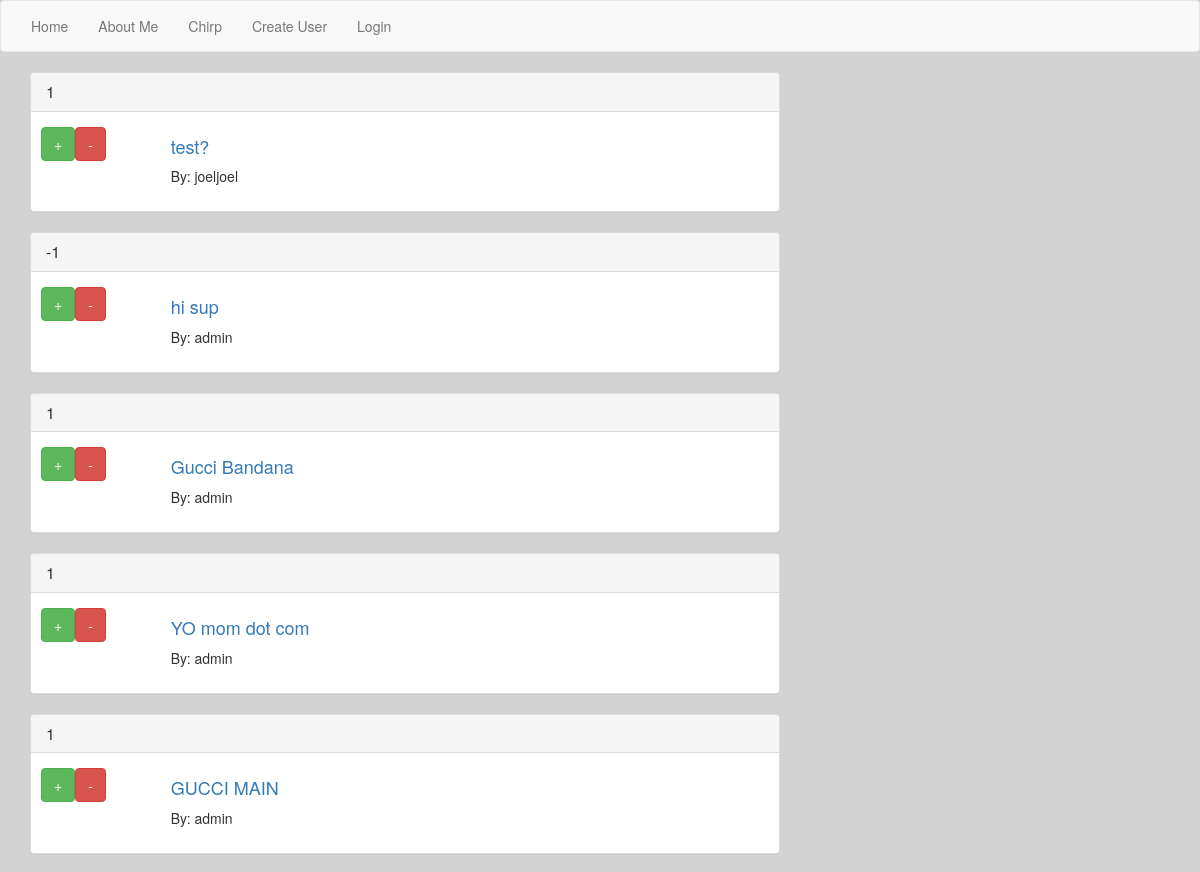
Before: / (upper part) with the older database file.
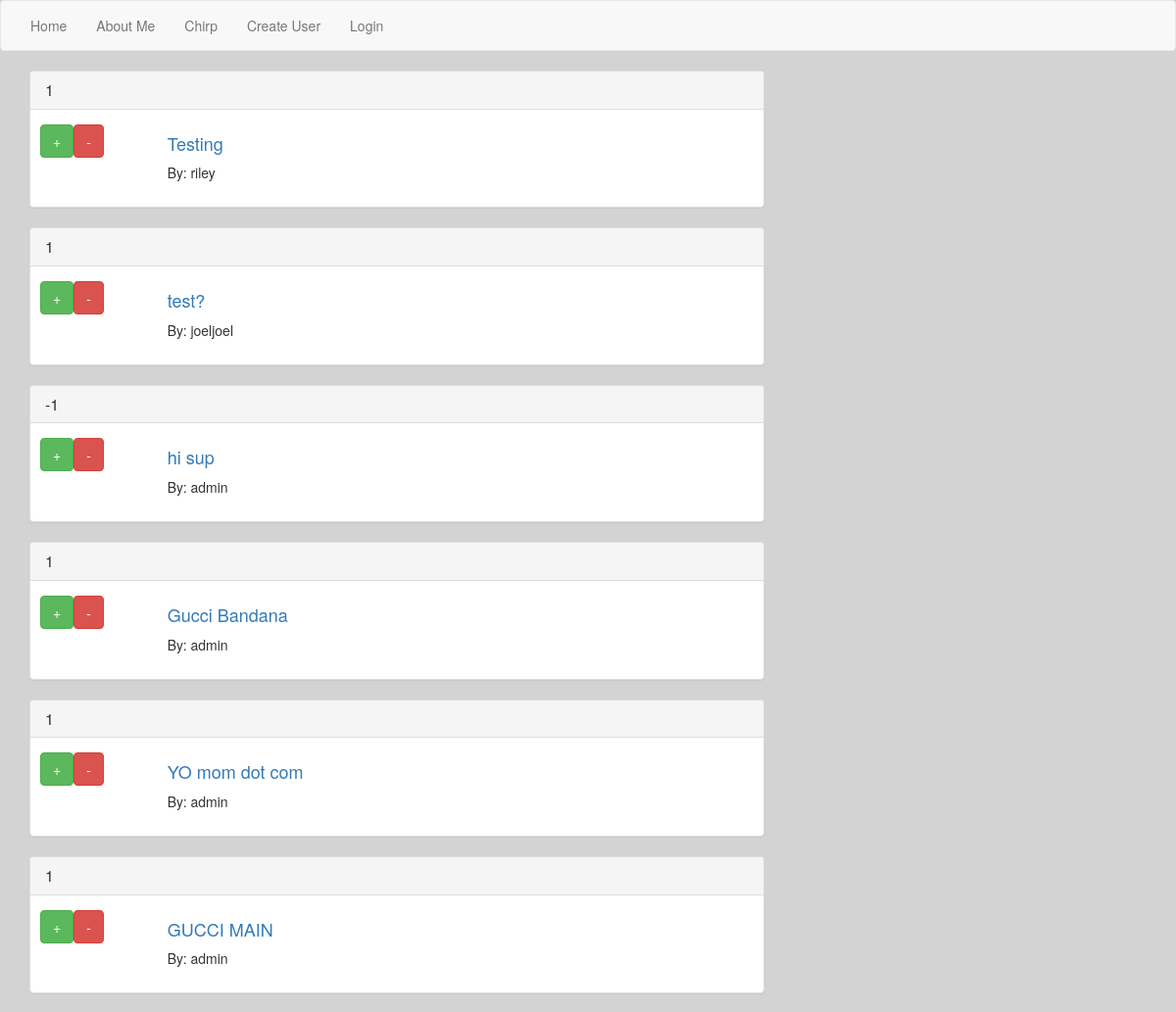
After: the same page with the newer database file.
### app/models.py (models this page shows, shortened)
class Chirp(models.Model):
    body = models.CharField(max_length=140)
    created = models.DateTimeField(auto_now_add=True)
    user = models.ForeignKey('auth.User')
    class Meta:
        ordering = ("-created", )
    @property
    def score(self):
        return sum([chirp_obj.score for chirp_obj in self.vote_set.all()])

class Vote(models.Model):
    user = models.ForeignKey('auth.User')
    chirp = models.ForeignKey('app.Chirp')
    value = models.BooleanField()
    class Meta:
        unique_together = ("user", "chirp")
    @property
    def score(self):
        if self.value:
            return 1
        return -1

### app/views.py (the view)
# urls.py: url(r'^$', ChirpView.as_view(), name="chirp_view"),
class ChirpView(ListView):  # class name is what's called in urls.py/inheriting View from django.views
    template_name = "chirps.html"
    model = Chirp

### templates/chirps.html (shortened to what this page needs)
{% extends "base.html" %}
{% block content %}
<div class="row">
  <div class="col-md-8">
{% for chirp in object_list %}
  <div class="panel panel-default">
  <div class="panel-heading">
    <h3 class="panel-title">{{chirp.score}}</h3>
  </div>
    <div class="panel-body">
      <div class="row">
        <div class="col-md-2">
          <div class="btn-toolbar" role="group">
            <form class="" action="{% url 'chirp_vote_view' chirp.id %}" method="post">
              <input type="submit" name="" value="+" class="btn btn-group btn-success">
            </form>
            <form class="" action="{% url 'chirp_vote_view' chirp.id %}" method="post">
              <input type="submit" name="" value="-" class="btn btn-group btn-danger">
            </form>
          </div>
        </div>
        <div class="col-md-10">
            <h4>
              <a href="{% url 'chirp_detail_view' chirp.id %}">
                {{ chirp.body }}</a>
            </h4>
            <p>
              By: {{ chirp.user }}
            </p>
        </div>
      </div>
    </div>
</div>
{% endfor %}
   </div>
   <div class="col-md-4">
   </div>
</div>
{% endblock %}

### templates/base.html (shortened to what this page needs)
{% load staticfiles %}
<!DOCTYPE html>
<html>
  <head>
    <link rel="stylesheet" href="{% static 'css/bootstrap.css' %}" media="screen" title="no title">
  </head>
  <body>
    <nav class="navbar navbar-default">
      <div class="container-fluid">
        <div class="nav navbar-nav">
        <li><a href="{% url 'chirp_view' %}">Home</a></li>
        <li><a href="{% url 'about_view' %}">About Me</a></li>
        <li><a href="{% url 'chirp_create_view' %}">Chirp</a></li>
        {% if not request.user.is_authenticated %}
          <li><a href="{% url 'user_create_view' %}">Create User</a></li>
          <li><a href="{% url 'login' %}">Login</a></li>
        {% else %}
          <li><a href="{% url 'logout' %}?next={% url 'chirp_view' %}">Logout</a></li>
        {% endif %}
        </div>
      </div>
    </nav>
    <div class="container">
      {% block content %}
      {% endblock %}
    </div>
  </body>
</html>

### templates/base.html (style rules this page uses)
body { background-color: lightgrey; }

Changed rows visible on the page:
added Chirp: score "1", body "Testing", user "riley"
